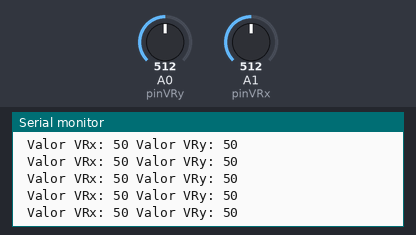
This sketch was run on a simulated Arduino Uno, built with avr-gcc and run on an emulated ATmega328P. On the bench: the last lines printed to the serial monitor. The test bench sets the inputs (shaded band); at power-on: A0 (pinVRy) = 512, A1 (pinVRx) = 512.

Above: at 1.2 s.
1.3 s: A0 (pinVRy) set to 109
At 1.8 s:
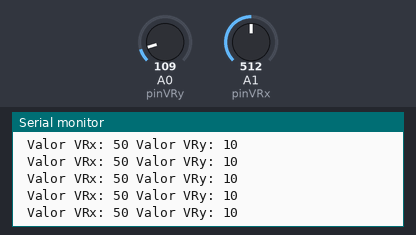
4.3 s: A0 (pinVRy) set to 97
At 4.8 s:
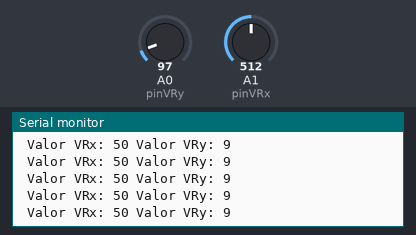
7.3 s: A1 (pinVRx) set to 114
At 8.2 s:
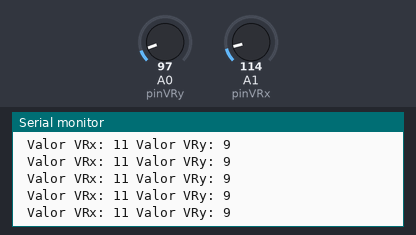
10.3 s: A1 (pinVRx) set to 97
At 10.8 s:
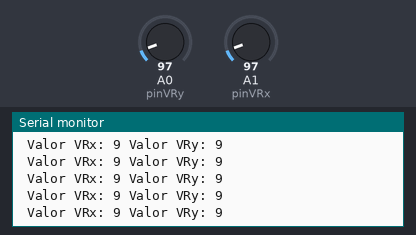
Timing chart, 0 to 13.3 s (numbered marks = the images above; inputs shaded):
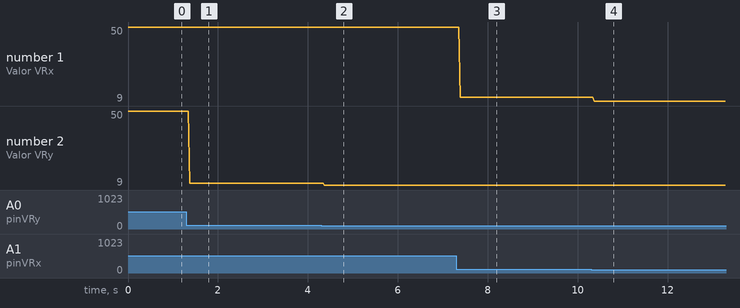

Measured:
- after the input at 1.3 s, the serial monitor: prints a new line after 0.07 s (image 1)
- after the input at 4.3 s, the serial monitor: prints a new line after 0.07 s (image 2)
- after the input at 7.3 s, the serial monitor: prints a new line after 0.08 s (image 3)
- after the input at 10.3 s, the serial monitor: prints a new line after 0.07 s (image 4)
- plotted number 1: 50 → 11 after the input at 7.3 s
- plotted number 2: 50 → 10 after the input at 1.3 s, 10 → 9 after the input at 4.3 s

The sketch:

Joystick.ino
```cpp
#define pinVRx A1
#define pinVRy A0

////
//const int pinVRx = A1;
//const int pinVRy = A0;
void setup() {
pinMode(pinVRx, INPUT);
pinMode(pinVRy, INPUT);


Serial.begin(9600);

}

void loop() {
int valorVRx = analogRead(pinVRx);
int valorVRy = analogRead(pinVRy);

Serial.print(" Valor VRx: ");
Serial.print(map(valorVRx,0,1024,0,100));

Serial.print(" Valor VRy: ");
Serial.println(map(valorVRy,0,1024,0,100));

}
```
